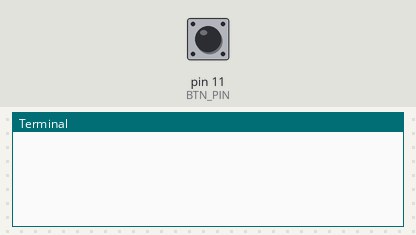
Recording of a program running on a simulated Raspberry Pi (header pin numbers). On the bench: the last lines printed to the terminal. The test bench sets the inputs (shaded band); at power-on: pin 11 (BTN_PIN) HIGH. The clock reads 2024-03-15 10:24:30 at power-on unless the program sets it.

Above: at 1.2 s.
1.3 s: pin 11 (BTN_PIN) pulled LOW for 0.15 s
At 2.6 s:
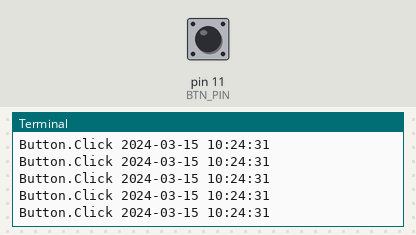
2.9 s: pin 11 (BTN_PIN) pulled LOW for 1 s
At 5.1 s:
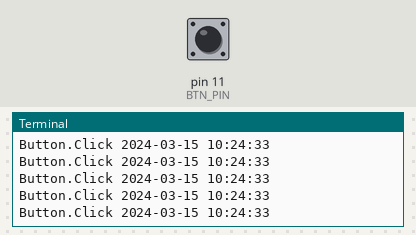
5.4 s: pin 11 (BTN_PIN) pulled LOW for 0.15 s
At 7.1 s:
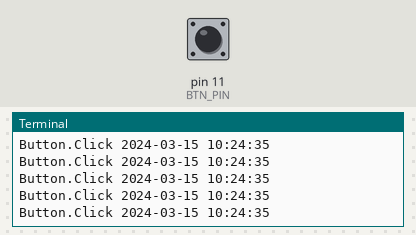
Timing chart, 0 to 8.6 s (numbered marks = the images above; inputs shaded):
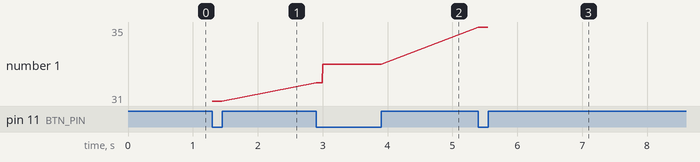

Measured:
- after the input at 1.3 s, the terminal: prints a new line at once (image 1)
- after the input at 2.9 s, the terminal: prints a new line at once (image 2)
- after the input at 5.4 s, the terminal: prints a new line at once (image 3)
- plotted number 1: 31 → 33 after the input at 2.9 s, 33 → 35 after the input at 5.4 s

The program:

push_button_poll.py
```python
# (licence header left out)
import RPi.GPIO as GPIO
import time

GPIO.setmode(GPIO.BOARD)
BTN_PIN = 11
GPIO.setup(BTN_PIN, GPIO.IN)

try:
    while True:
        if GPIO.input(BTN_PIN) == GPIO.LOW:
            print("Button.Click"), time.strftime("%Y-%m-%d %H:%M:%S")

except KeyboardInterrupt:
    print "Exception: KeyboardInterrupt"

finally:
    GPIO.cleanup()
```
